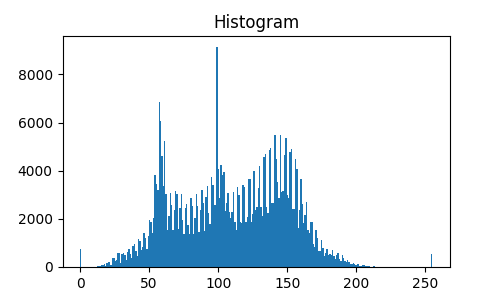
#> input picture results/histograms/kodim01_hist.png, 500 x 300 px, given as the content of the folder ../data/kodak, which was not available
$ python process_images.py
#> lines starting #> are read from the running program, lines starting #| are printed output that depends on the picture; after the words box and inside, x2 and y2 are one past the last pixel; in counts of white or black regions, pixels touching at a corner belong together; pictures that were not available may be replaced by others from this repository, and a replacement may not be noted

# scripts/process_images_extended.py

import os
import cv2
import numpy as np
import pandas as pd
import matplotlib.pyplot as plt
from skimage import img_as_float, img_as_ubyte
from skimage.metrics import structural_similarity as ssim
from skimage.metrics import peak_signal_noise_ratio as psnr
from skimage.exposure import equalize_hist, equalize_adapthist

# ------------------------------
# Paths
# ------------------------------
DATA_DIR = "../data/kodak"
RESULTS_DIR = "../results"
METRICS_CSV = os.path.join(RESULTS_DIR, "metrics.csv")

# ------------------------------
# Helper functions
# ------------------------------
def ensure_dir(path):
    os.makedirs(path, exist_ok=True)

def save_img(path, img):
    if img.dtype in [np.float32, np.float64]:
        img = img_as_ubyte(img)
    cv2.imwrite(path, img)

def to_gray(img):
    if img.ndim == 2:
        return img
    return cv2.cvtColor(img, cv2.COLOR_RGB2GRAY)

def save_histogram(gray, path):
    plt.figure(figsize=(5,3))
    plt.hist(gray.ravel(), bins=256)
    plt.title("Histogram")
    plt.savefig(path)
    plt.close()

# ------------------------------
# Contrast
# ------------------------------
def equalization(gray):
    eq = cv2.equalizeHist(gray)
    clahe = cv2.createCLAHE(clipLimit=2.0, tileGridSize=(8,8))
    cl = clahe.apply(gray)
    return eq, cl

# ------------------------------
# Noise
# ------------------------------
def add_gaussian_noise(gray, var=0.005):
    g = img_as_float(gray)
    noise = np.random.normal(0, np.sqrt(var), g.shape)
    noisy = np.clip(g + noise, 0, 1)
    return img_as_ubyte(noisy)

def add_salt_pepper(gray, amount=0.01):
    out = gray.copy()
    h, w = out.shape
    num = int(amount*h*w)
    # Salt
    coords = (np.random.randint(0,h,num), np.random.randint(0,w,num))
    out[coords] = 255
    # Pepper
    coords = (np.random.randint(0,h,num), np.random.randint(0,w,num))
    out[coords] = 0
    return out

# ------------------------------
# Filters
# ------------------------------
def box_filter(gray, k=5):
    return cv2.blur(gray, (k,k))

def gaussian_filter(gray, k=5):
    return cv2.GaussianBlur(gray, (k,k), 1.0)

def median_filter(gray, k=5):
    return cv2.medianBlur(gray, k)

def bilateral_filter(gray, d=9, sigmaColor=75, sigmaSpace=75):
    return cv2.bilateralFilter(gray, d, sigmaColor, sigmaSpace)

# ------------------------------
# Morphology
# ------------------------------
def morphology(gray):
    _, thr = cv2.threshold(gray, 0, 255, cv2.THRESH_OTSU)
    K = cv2.getStructuringElement(cv2.MORPH_ELLIPSE, (5,5))
    morph_ops = {
        "erode": cv2.erode(thr, K),
        "dilate": cv2.dilate(thr, K),
        "open": cv2.morphologyEx(thr, cv2.MORPH_OPEN, K),
        "close": cv2.morphologyEx(thr, cv2.MORPH_CLOSE, K),
        "tophat": cv2.morphologyEx(thr, cv2.MORPH_TOPHAT, K)
    }
    return morph_ops

# ------------------------------
# Segmentation
# ------------------------------
def segment(gray):
    _, mask = cv2.threshold(gray, 0, 255, cv2.THRESH_OTSU)
    return mask

# ------------------------------
# Metrics
# ------------------------------
def compute_metrics(ref, test):
    return psnr(ref, test, data_range=255), ssim(ref, test, data_range=255)

# ------------------------------
# Main pipeline
# ------------------------------
def process_image(path, metrics_list):
    filename = os.path.basename(path)
    name = filename.split('.')[0]
    print(f"\nProcessing {filename}...")

    img = cv2.imread(path)
    img = cv2.cvtColor(img, cv2.COLOR_BGR2RGB)
    gray = to_gray(img)

    # Histogram
    save_histogram(gray, f"{RESULTS_DIR}/histograms/{name}_hist.png")

    # Contrast
    eq, clahe = equalization(gray)
    save_img(f"{RESULTS_DIR}/equalized/{name}_eq.png", eq)
    save_img(f"{RESULTS_DIR}/equalized/{name}_clahe.png", clahe)

    # Noise
    g_noisy = add_gaussian_noise(gray)
    sp_noisy = add_salt_pepper(gray)
    save_img(f"{RESULTS_DIR}/noisy/{name}_gaussian.png", g_noisy)
    save_img(f"{RESULTS_DIR}/noisy/{name}_saltpepper.png", sp_noisy)

    # Filters
    filters = {
        "box": box_filter(gray),
        "gaussian": gaussian_filter(gray),
        "median": median_filter(gray),
        "bilateral": bilateral_filter(gray)
    }

    for f_name, f_img in filters.items():
        save_img(f"{RESULTS_DIR}/filtered/{name}_{f_name}.png", f_img)
        p, s = compute_metrics(gray, f_img)
        metrics_list.append({
            "image": name,
            "method": f_name,
            "PSNR": p,
            "SSIM": s
        })

    # Morphology
    morph = morphology(gray)
    for op, m_img in morph.items():
        save_img(f"{RESULTS_DIR}/morpho/{name}_{op}.png", m_img)

    # Combined processing chain: CLAHE -> Gaussian -> Morphology (opening)
    chain = morphology(gaussian_filter(clahe))["open"]
    save_img(f"{RESULTS_DIR}/filtered/{name}_chain_open.png", chain)
    p, s = compute_metrics(gray, chain)
    metrics_list.append({
        "image": name,
        "method": "chain_open",
        "PSNR": p,
        "SSIM": s
    })

    # Segmentation
    seg = segment(gray)
    save_img(f"{RESULTS_DIR}/segmentation/{name}_seg.png", seg)

# ------------------------------
# Run on all images
# ------------------------------
def main():
    # Create folders
    for sub in ["equalized", "noisy", "filtered", "morpho", "segmentation", "histograms"]:
        ensure_dir(os.path.join(RESULTS_DIR, sub))

    metrics_list = []

    # Process images
    for file in os.listdir(DATA_DIR):
        if file.lower().endswith((".png",".jpg",".jpeg")):
            process_image(os.path.join(DATA_DIR, file), metrics_list)
#> in process_image, img is the input picture: shape (300, 500, 3); mean B, G, R 243.9, 238.6, 230.8
#> in save_histogram, `plt.savefig(path)`:
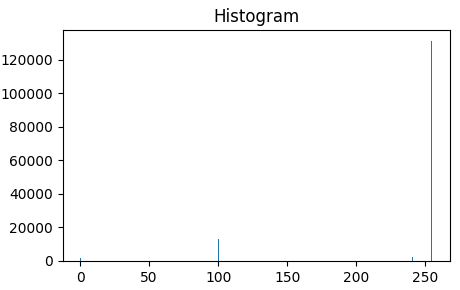
#> figure drawn by matplotlib, 1 panel; tallest bar 131079 high, from x = 254 to 255
#> in equalization, `eq = cv2.equalizeHist(gray)`:
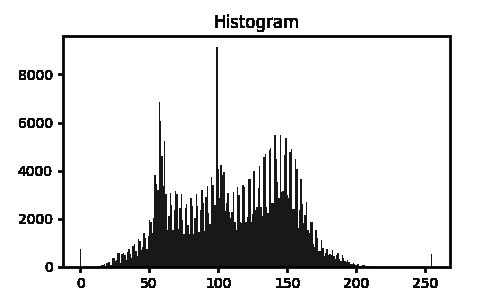
#> eq: shape (300, 500); min 0, max 255, mean 225.6
#> in add_salt_pepper, `out[coords] = 0`:
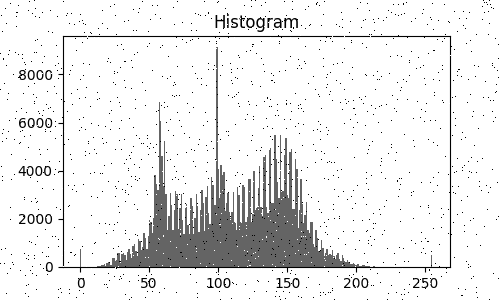
#> out: shape (300, 500); min 0, max 255, mean 234.7
#> in median_filter, `return cv2.medianBlur(gray, k)`:
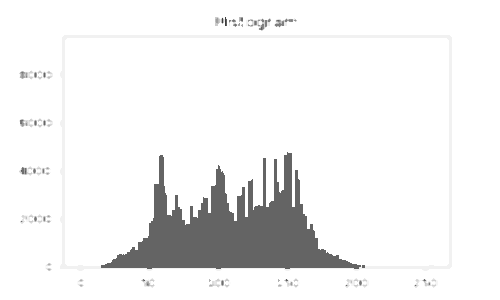
#> returned value: shape (300, 500); min 58, max 255, mean 240.5
#> the loop in process_image, `for f_name, f_img in filters.items():` made 4 passes
#> (f_name, p, s) on passes 1 to 4: ('box', 18.63, 0.822), ('gaussian', 21.55, 0.912), ('median', 17.58, 0.852), ('bilateral', 31.42, 0.988)
#> after the loop in process_image, `for f_name, f_img in filters.items():`: metrics_list = 4 items
#> in morphology, `_, thr = cv2.threshold(gray, 0, 255, cv2.THRESH_OTSU)`:
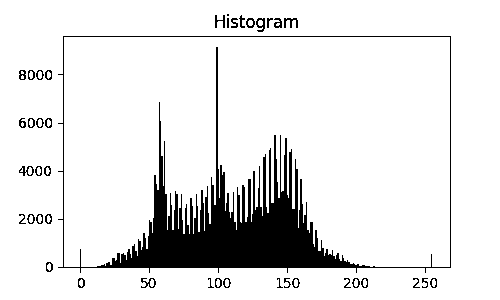
#> thr: shape (300, 500); 89.4% white; 41 black regions (3 under 20 px), largest, box (x1, y1, x2, y2) and area: (58, 36, 451, 273) 14438, (284, 18, 298, 28) 73, (256, 18, 265, 32) 70
#> in process_image, `morph = morphology(gray)`: morph = 5 items
#> the loop in process_image, `for op, m_img in morph.items():` made 5 passes
#> op on passes 1 to 5: 'erode', 'dilate', 'open', 'close', 'tophat'
#> pass 1, in save_img (call 9), `cv2.imwrite(path, img)`:
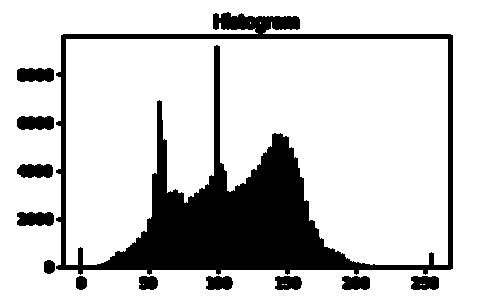
#> saved as kodim01_hist_erode.png: shape (300, 500); 80.6% white; 12 black regions, largest, box (x1, y1, x2, y2) and area: (56, 12, 453, 275) 25352, (17, 68, 54, 82) 470, (17, 116, 54, 130) 464
#> in morphology (call 2), `_, thr = cv2.threshold(gray, 0, 255, cv2.THRESH_OTSU)`: thr: shape (300, 500); 87.3% white; 25 black regions (1 under 20 px), largest, box (x1, y1, x2, y2) and area: (59, 35, 452, 272) 16785, (19, 70, 53, 80) 237, (18, 118, 53, 128) 232
#> in process_image, `chain = morphology(gaussian_filter(clahe))["open"]`:
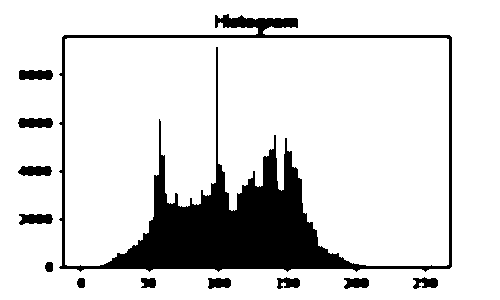
#> chain: shape (300, 500); 85.6% white; 12 black regions, largest, box (x1, y1, x2, y2) and area: (59, 14, 452, 272) 19349, (18, 118, 53, 128) 308, (19, 70, 53, 80) 306
#> in process_image, `p, s = compute_metrics(gray, chain)`: p = 12.86; s = 0.828

    # Save metrics CSV
    df = pd.DataFrame(metrics_list)
    df.to_csv(METRICS_CSV, index=False)
    print(f"\nMetrics saved to {METRICS_CSV}")

if __name__ == "__main__":
    main()

$ run again, on results/histograms/kodim05_hist.png
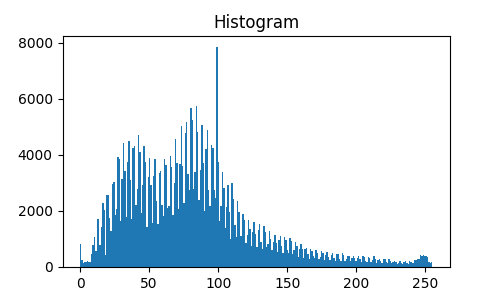
#> input picture results/histograms/kodim05_hist.png, 500 x 300 px, given as the content of the folder ../data/kodak, which was not available
#> in process_image, img is the input picture: shape (300, 500, 3); mean B, G, R 242.8, 236.6, 227.7
#> the loop in process_image, `for f_name, f_img in filters.items():` made 4 passes
#> (f_name, p, s) on passes 1 to 4: ('box', 18.24, 0.804), ('gaussian', 21.21, 0.904), ('median', 17.16, 0.832), ('bilateral', 30.44, 0.986)
#> after the loop in process_image, `for f_name, f_img in filters.items():`: metrics_list = 4 items
#> in morphology, `_, thr = cv2.threshold(gray, 0, 255, cv2.THRESH_OTSU)`:
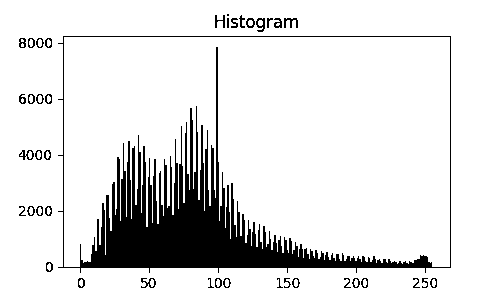
#> thr: shape (300, 500); 87.9% white; 41 black regions (3 under 20 px), largest, box (x1, y1, x2, y2) and area: (58, 36, 451, 273) 16559, (284, 18, 298, 28) 73, (256, 18, 265, 32) 70
#> morph = 5 items
#> the loop in process_image, `for op, m_img in morph.items():` made 5 passes
#> op on passes 1 to 5: 'erode', 'dilate', 'open', 'close', 'tophat'
#> thr: shape (300, 500); 85.7% white; 26 black regions (1 under 20 px), largest, box (x1, y1, x2, y2) and area: (59, 35, 452, 272) 19093, (19, 38, 53, 48) 237, (18, 94, 53, 104) 231
#> in process_image, `chain = morphology(gaussian_filter(clahe))["open"]`:
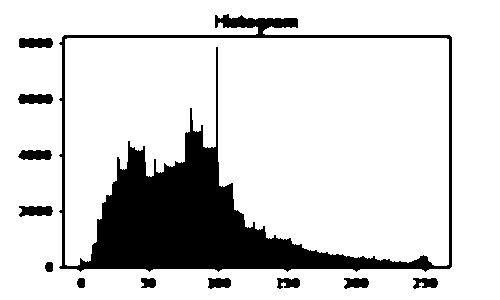
#> chain: shape (300, 500); 83.5% white; 12 black regions, largest, box (x1, y1, x2, y2) and area: (59, 14, 452, 272) 22473, (18, 94, 53, 104) 307, (19, 38, 53, 48) 306
#> in process_image, `p, s = compute_metrics(gray, chain)`: p = 12.16; s = 0.805

$ run again, on results/histograms/kodim06_hist.png
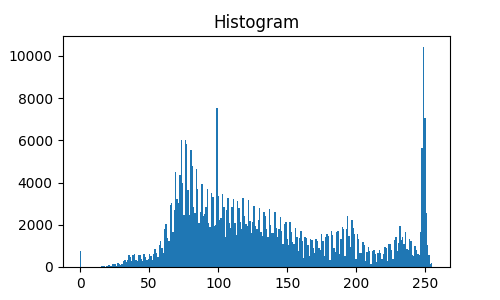
#> input picture results/histograms/kodim06_hist.png, 500 x 300 px, given as the content of the folder ../data/kodak, which was not available
#> in process_image, img is the input picture: shape (300, 500, 3); mean B, G, R 244.5, 239.8, 233.1
#> the loop in process_image, `for f_name, f_img in filters.items():` made 4 passes
#> (f_name, p, s) on passes 1 to 4: ('box', 18.52, 0.814), ('gaussian', 21.42, 0.906), ('median', 17.46, 0.843), ('bilateral', 31.01, 0.987)
#> after the loop in process_image, `for f_name, f_img in filters.items():`: metrics_list = 4 items
#> in morphology, `_, thr = cv2.threshold(gray, 0, 255, cv2.THRESH_OTSU)`:
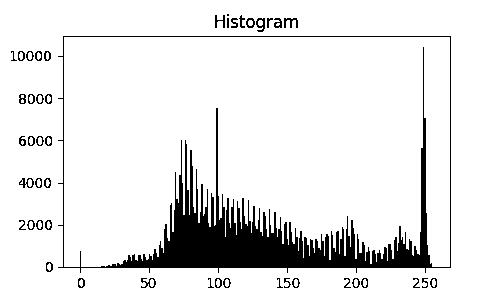
#> thr: shape (300, 500); 90.4% white; 46 black regions (4 under 20 px), largest, box (x1, y1, x2, y2) and area: (58, 36, 451, 273) 12782, (284, 18, 298, 28) 73, (256, 18, 265, 32) 70
#> morph = 5 items
#> the loop in process_image, `for op, m_img in morph.items():` made 5 passes
#> op on passes 1 to 5: 'erode', 'dilate', 'open', 'close', 'tophat'
#> thr: shape (300, 500); 88.2% white; 28 black regions (2 under 20 px), largest, box (x1, y1, x2, y2) and area: (59, 35, 452, 272) 15047, (19, 94, 53, 104) 240, (18, 136, 53, 146) 237
#> in process_image, `chain = morphology(gaussian_filter(clahe))["open"]`:
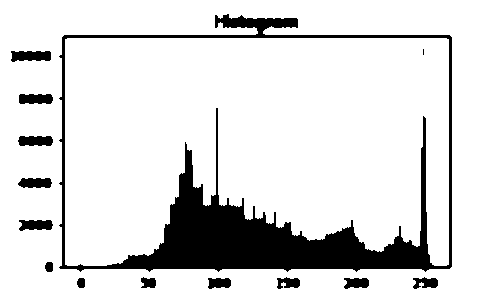
#> chain: shape (300, 500); 86.6% white; 14 black regions (1 under 20 px), largest, box (x1, y1, x2, y2) and area: (59, 14, 452, 272) 17503, (11, 51, 51, 62) 366, (18, 136, 53, 146) 309
#> in process_image, `p, s = compute_metrics(gray, chain)`: p = 12.96; s = 0.836

$ run again, on results/histograms/kodim07_hist.png
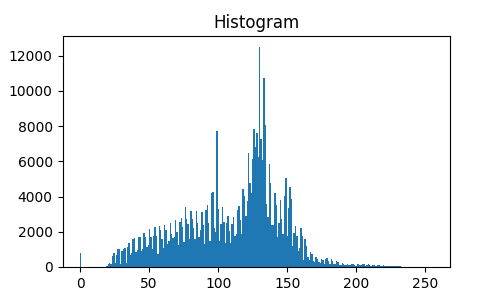
#> input picture results/histograms/kodim07_hist.png, 500 x 300 px, given as the content of the folder ../data/kodak, which was not available
#> in process_image, img is the input picture: shape (300, 500, 3); mean B, G, R 245.1, 241.2, 235.5
#> the loop in process_image, `for f_name, f_img in filters.items():` made 4 passes
#> (f_name, p, s) on passes 1 to 4: ('box', 18.58, 0.823), ('gaussian', 21.45, 0.91), ('median', 17.48, 0.848), ('bilateral', 31.33, 0.988)
#> after the loop in process_image, `for f_name, f_img in filters.items():`: metrics_list = 4 items
#> thr: shape (300, 500); 91.5% white; 51 black regions (5 under 20 px), largest, box (x1, y1, x2, y2) and area: (58, 36, 451, 273) 10977, (284, 18, 298, 28) 73, (256, 18, 265, 32) 70
#> morph = 5 items
#> the loop in process_image, `for op, m_img in morph.items():` made 5 passes
#> op on passes 1 to 5: 'erode', 'dilate', 'open', 'close', 'tophat'
#> thr: shape (300, 500); 89% white; 29 black regions (1 under 20 px), largest, box (x1, y1, x2, y2) and area: (59, 35, 452, 272) 13586, (19, 122, 53, 132) 249, (18, 157, 53, 167) 245
#> in process_image, `chain = morphology(gaussian_filter(clahe))["open"]`:
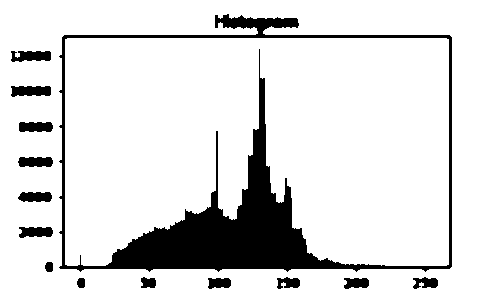
#> chain: shape (300, 500); 87.1% white; 14 black regions, largest, box (x1, y1, x2, y2) and area: (59, 14, 452, 272) 16244, (11, 86, 51, 97) 367, (11, 51, 51, 62) 351
#> in process_image, `p, s = compute_metrics(gray, chain)`: p = 12.87; s = 0.847
